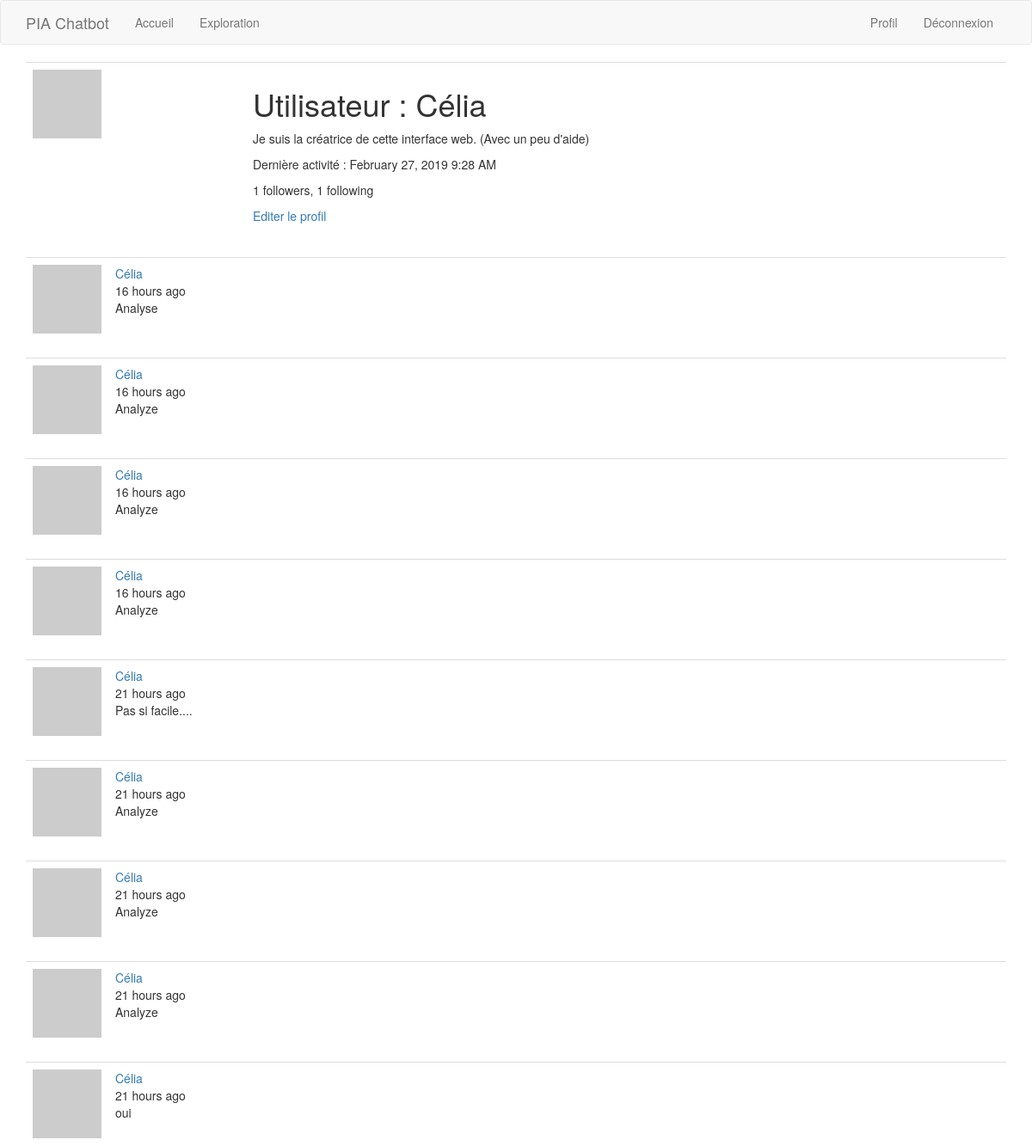
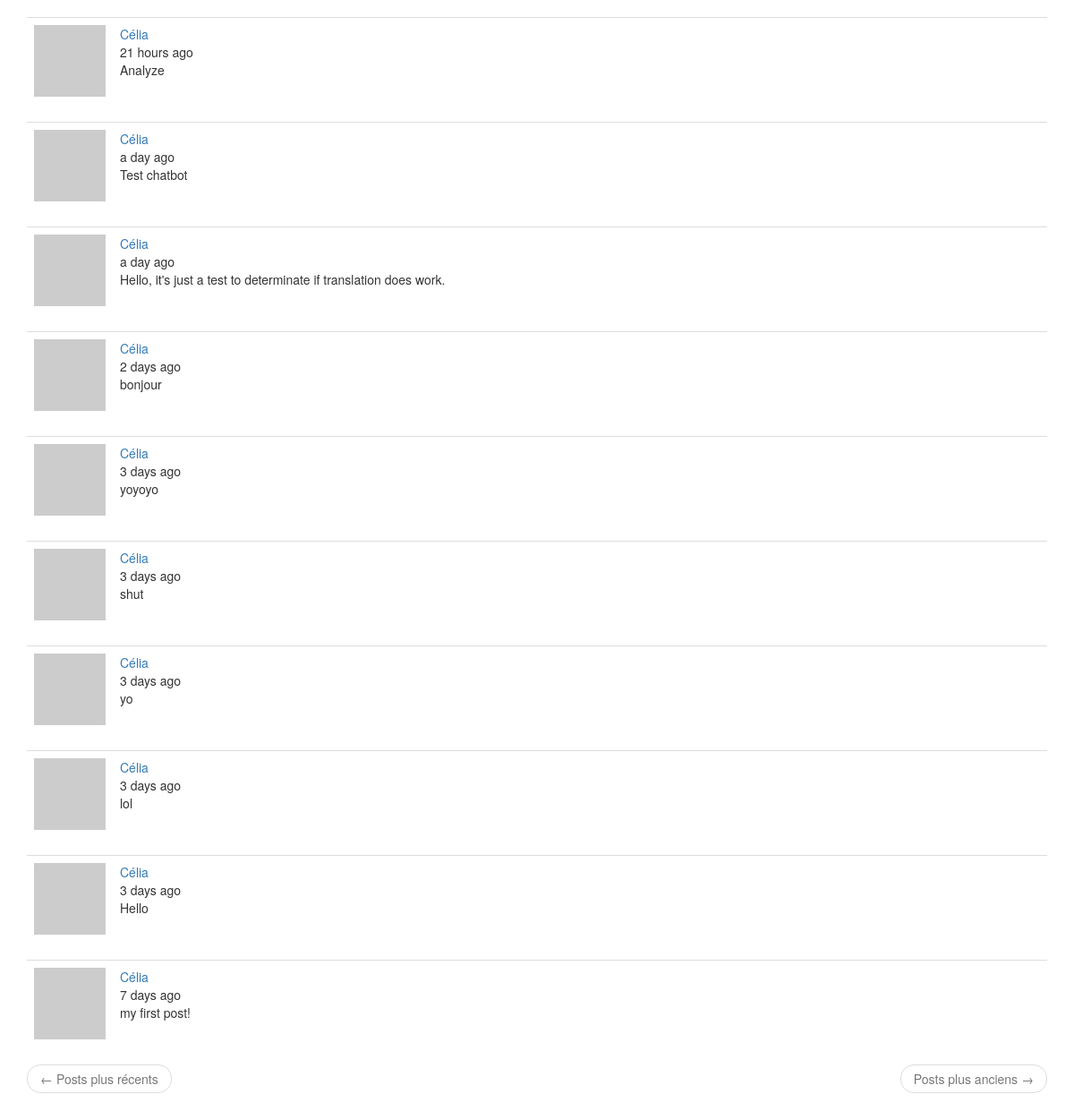
The app's page /user/Célia (signed in) with its own data (2 pictures, top to bottom).
### app/models.py (models this page shows, shortened)
class User(UserMixin, db.Model):
    id = db.Column(db.Integer, primary_key=True)
    username = db.Column(db.String(64), index=True, unique=True)
    email = db.Column(db.String(120), index=True, unique=True)
    password_hash = db.Column(db.String(128))
    posts = db.relationship('Post', backref='author', lazy='dynamic')
    about_me = db.Column(db.String(140))
    last_seen = db.Column(db.DateTime, default=datetime.utcnow)
    followed = db.relationship(
        'User', secondary=followers,
        primaryjoin=(followers.c.follower_id == id),
        secondaryjoin=(followers.c.followed_id == id),
        backref=db.backref('followers', lazy='dynamic'), lazy='dynamic')
    def avatar(self, size):
        digest = md5(self.email.lower().encode('utf-8')).hexdigest()
        return 'https://www.gravatar.com/avatar/{}?d=identicon&s={}'.format(
            digest, size)

class Post(db.Model):
    id = db.Column(db.Integer, primary_key=True)
    body = db.Column(db.String(140))
    timestamp = db.Column(db.DateTime, index=True, default=datetime.utcnow)
    user_id = db.Column(db.Integer, db.ForeignKey('user.id'))
    language = db.Column(db.String(5))

### app/main/routes.py (the view)
@bp.route('/user/<username>')
@login_required
def user(username):
    user = User.query.filter_by(username=username).first_or_404()
    page = request.args.get('page', 1, type=int)
    posts = user.posts.order_by(Post.timestamp.desc()).paginate(
        page, current_app.config['POSTS_PER_PAGE'], False)
    next_url = url_for('main.user', username=user.username,
                       page=posts.next_num) if posts.has_next else None
    prev_url = url_for('main.user', username=user.username,
                       page=posts.prev_num) if posts.has_prev else None
    return render_template('user.html', user=user, posts=posts.items,
                           next_url=next_url, prev_url=prev_url)

### app/main/routes.py (called while the page is built)
@bp.before_app_request
def before_request():
    if current_user.is_authenticated:
        current_user.last_seen = datetime.utcnow()
        db.session.commit()
    g.locale = str(get_locale())

### app/models.py (called while the page is built)
@login.user_loader
def load_user(id):
    return User.query.get(int(id))

### app/templates/user.html
{% extends "base.html" %}
{% block app_content %}
    <table class="table table-hover">
        <tr>
            <td width="256px"><img src="{{ user.avatar(256) }}"></td>
            <td>
                <h1>{{ _('Utilisateur ') }}: {{ user.username }}</h1>
                {% if user.about_me %}<p>{{ user.about_me }}</p>{% endif %}
                {% if user.last_seen %}
                <p>{{ _('Dernière activité ') }}: {{ moment(user.last_seen).format('LLL') }}</p>
                {% endif %}
                <p>{{ _('%(count)d followers', count=user.followers.count()) }}, {{ _('%(count)d following', count=user.followed.count()) }}</p>
                {% if user == current_user %}
                <p><a href="{{ url_for('main.edit_profile') }}">{{ _('Editer le profil') }}</a></p>
                {% elif not current_user.is_following(user) %}
                <p><a href="{{ url_for('main.follow', username=user.username) }}">{{ _('Follow') }}</a></p>
                {% else %}
                <p><a href="{{ url_for('main.unfollow', username=user.username) }}">{{ _('Unfollow') }}</a></p>
                {% endif %}
            </td>
        </tr>
    </table>
    {% for post in posts %}
        {% include '_post.html' %}
    {% endfor %}
    <nav aria-label="...">
        <ul class="pager">
            <li class="previous{% if not prev_url %} disabled{% endif %}">
                <a href="{{ prev_url or '#' }}">
                    <span aria-hidden="true">&larr;</span> {{ _('Posts plus récents') }}
                </a>
            </li>
            <li class="next{% if not next_url %} disabled{% endif %}">
                <a href="{{ next_url or '#' }}">
                    {{ _('Posts plus anciens') }} <span aria-hidden="true">&rarr;</span>
                </a>
            </li>
        </ul>
    </nav>
{% endblock %}

### app/templates/_post.html (shortened to what this page needs)
<table class="table table-hover">
        <tr>
            <td width="70px">
                <a href="{{ url_for('main.user', username=post.author.username) }}">
                    <img src="{{ post.author.avatar(70) }}" />
                </a>
            </td>
            <td>
                {{ _('%(username)s <br> %(when)s',
                    username=user_link, when=moment(post.timestamp).fromNow()) }}
                <br>
                <span id="post{{ post.id }}">{{ post.body }}</span>
            </td>
        </tr>
    </table>

### records on screen
User: username "Célia", about_me "Je suis la créatrice de cette interface web. (Avec un peu d'aide)", last_seen "February 27, 2019 9:28 AM"
Post: body "Analyse"
Post: body "Analyze"
Post: body "Analyze"
Post: body "Analyze"
Post: body "Pas si facile...."
Post: body "Analyze"
Post: body "Analyze"
Post: body "Analyze"
Post: body "oui"
Post: body "Analyze"
Post: body "Test chatbot"
Post: body "Hello, it's just a test to determinate if translation does work."
Post: body "bonjour"
Post: body "yoyoyo"
Post: body "shut"
Post: body "yo"
Post: body "lol"
Post: body "Hello"
Post: body "my first post!"
